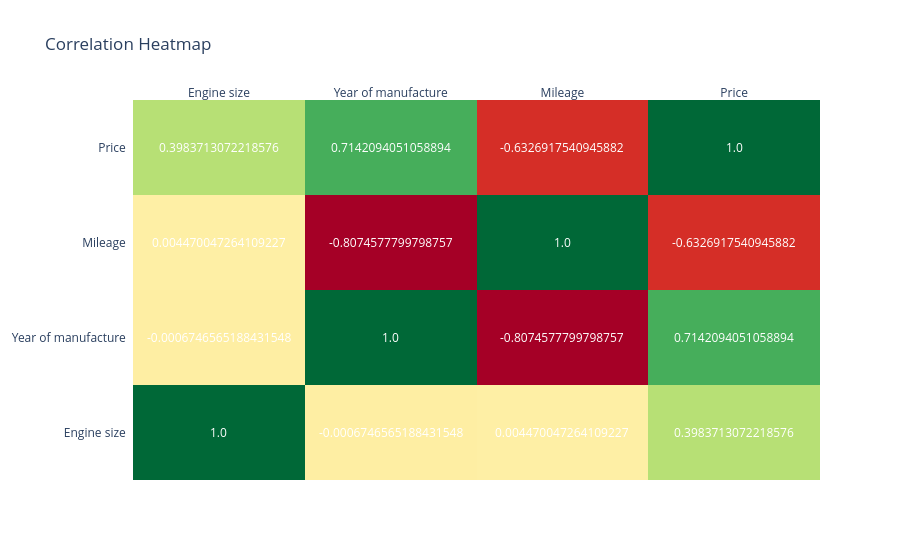

Write notebook code for a chart like this one.
### Code cell
import plotly.figure_factory as ff

corr = df.select_dtypes(include='number').corr()
fig_heatmap = ff.create_annotated_heatmap(
    z=corr.values,
    x=list(corr.columns),
    y=list(corr.index),
    colorscale="RdYlGn"
)
fig_heatmap.update_layout(title="Correlation Heatmap")

### Figure 1 — Plotly figure (JSON) as saved in the notebook; plotly's stock layout.template omitted (floating-point values rounded to 4 significant figures)
{"data": [{"colorscale": [[0, "rgb(165,0,38)"], [0.1, "rgb(215,48,39)"], [0.2, "rgb(244,109,67)"], [0.3, "rgb(253,174,97)"], [0.4, "rgb(254,224,139)"], [0.5, "rgb(255,255,191)"], [0.6, "rgb(217,239,139)"], [0.7, "rgb(166,217,106)"], [0.8, "rgb(102,189,99)"], [0.9, "rgb(26,152,80)"], [1, "rgb(0,104,55)"]], "reversescale": false, "showscale": false, "type": "heatmap", "x": ["Engine size", "Year of manufacture", "Mileage", "Price"], "y": ["Engine size", "Year of manufacture", "Mileage", "Price"], "z": [[1.0, -0.0006747, 0.00447, 0.3984], [-0.0006747, 1.0, -0.8075, 0.7142], [0.00447, -0.8075, 1.0, -0.6327], [0.3984, 0.7142, -0.6327, 1.0]]}], "layout": {"annotations": [{"font": {"color": "#FFFFFF"}, "showarrow": false, "text": "1.0", "x": "Engine size", "xref": "x", "y": "Engine size", "yref": "y"}, {"font": {"color": "#FFFFFF"}, "showarrow": false, "text": "-0.0006746565188431548", "x": "Year of manufacture", "xref": "x", "y": "Engine size", "yref": "y"}, {"font": {"color": "#FFFFFF"}, "showarrow": false, "text": "0.004470047264109227", "x": "Mileage", "xref": "x", "y": "Engine size", "yref": "y"}, {"font": {"color": "#FFFFFF"}, "showarrow": false, "text": "0.3983713072218576", "x": "Price", "xref": "x", "y": "Engine size", "yref": "y"}, {"font": {"color": "#FFFFFF"}, "showarrow": false, "text": "-0.0006746565188431548", "x": "Engine size", "xref": "x", "y": "Year of manufacture", "yref": "y"}, {"font": {"color": "#FFFFFF"}, "showarrow": false, "text": "1.0", "x": "Year of manufacture", "xref": "x", "y": "Year of manufacture", "yref": "y"}, {"font": {"color": "#FFFFFF"}, "showarrow": false, "text": "-0.8074577799798757", "x": "Mileage", "xref": "x", "y": "Year of manufacture", "yref": "y"}, {"font": {"color": "#FFFFFF"}, "showarrow": false, "text": "0.7142094051058894", "x": "Price", "xref": "x", "y": "Year of manufacture", "yref": "y"}, {"font": {"color": "#FFFFFF"}, "showarrow": false, "text": "0.004470047264109227", "x": "Engine size", "xref": "x", "y": "Mileage", "yref": "y"}, {"font": {"color": "#FFFFFF"}, "showarrow": false, "text": "-0.8074577799798757", "x": "Year of manufacture", "xref": "x", "y": "Mileage", "yref": "y"}, {"font": {"color": "#FFFFFF"}, "showarrow": false, "text": "1.0", "x": "Mileage", "xref": "x", "y": "Mileage", "yref": "y"}, {"font": {"color": "#FFFFFF"}, "showarrow": false, "text": "-0.6326917540945882", "x": "Price", "xref": "x", "y": "Mileage", "yref": "y"}, {"font": {"color": "#FFFFFF"}, "showarrow": false, "text": "0.3983713072218576", "x": "Engine size", "xref": "x", "y": "Price", "yref": "y"}, {"font": {"color": "#FFFFFF"}, "showarrow": false, "text": "0.7142094051058894", "x": "Year of manufacture", "xref": "x", "y": "Price", "yref": "y"}, {"font": {"color": "#FFFFFF"}, "showarrow": false, "text": "-0.6326917540945882", "x": "Mileage", "xref": "x", "y": "Price", "yref": "y"}, {"font": {"color": "#FFFFFF"}, "showarrow": false, "text": "1.0", "x": "Price", "xref": "x", "y": "Price", "yref": "y"}], "title": {"text": "Correlation Heatmap"}, "xaxis": {"dtick": 1, "gridcolor": "rgb(0, 0, 0)", "side": "top", "ticks": ""}, "yaxis": {"dtick": 1, "ticks": "", "ticksuffix": "  "}}}
